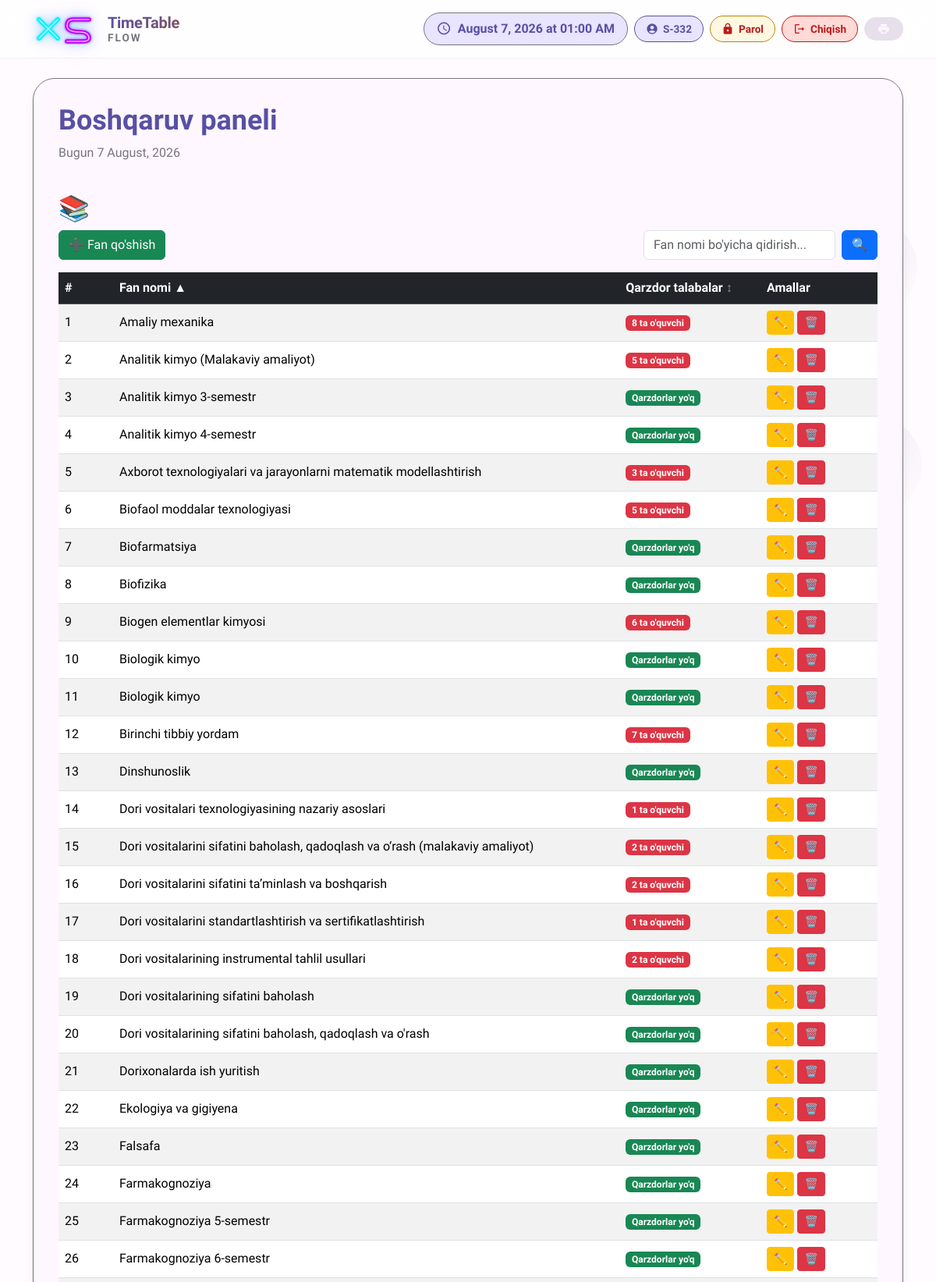
The page /raspisaniya/subjects/ (signed in, upper part) on the database its author committed.
### raspisaniya/models.py (models this page shows, shortened)
class Subject(models.Model):
    name = models.CharField(max_length=100, unique=True)

### raspisaniya/views.py (the view)
# urls.py: path('subjects/', views.subject_list, name='subject_list'),
@login_required
def subject_list(request):
    q = request.GET.get('q', '').strip()
    sort_by = request.GET.get('sort_by', 'subject')  # subject yoki debt
    direction = request.GET.get('direction', 'asc')  # asc yoki desc
    subjects_queryset = Subject.objects.prefetch_related('debt_students').all()
    if q:
        subjects_queryset = subjects_queryset.filter(name__icontains=q)
    subjects_data = []
    for subj in subjects_queryset:
        subjects_data.append({
            'subject': subj,
            'debt_count': subj.debt_students.count()  # Qarzdorlar soni
        })
    is_reverse = (direction == 'desc')
    if sort_by == 'subject':
        subjects_data.sort(key=lambda x: (x['subject'].name or '').lower(), reverse=is_reverse)
    elif sort_by == 'debt':
        subjects_data.sort(key=lambda x: x['debt_count'], reverse=is_reverse)
    return render(request, 'raspisaniya/subject_list.html', {
        'subjects_data': subjects_data,
        'q': q,
        'sort_by': sort_by,
        'direction': direction,
    })

### templates/raspisaniya/subject_list.html (shortened to what this page needs)
{% extends 'raspisaniya/base.html' %}
{% block content %}
<h2>📚 Fanlar ro'yxati</h2>
<div class="d-flex justify-content-between align-items-center mb-3">
    <a href="{% url 'subject_create' %}" class="btn btn-success">➕ Fan qo'shish</a>
    <form method="get" class="d-flex gap-2" style="min-width:300px;">
        <input type="text" name="q" value="{{ q }}" class="form-control"
               placeholder="Fan nomi bo'yicha qidirish...">
        <button type="submit" class="btn btn-primary">🔍</button>
    </form>
</div>
{% if subjects_data %}
<table class="table table-striped table-hover align-middle">
    <thead class="table-dark">
        <tr>
            <th style="width: 70px; color: white;">#</th>
            <th>
                <a href="?q={{ q }}&sort_by=subject&direction={% if sort_by == 'subject' and direction == 'asc' %}desc{% else %}asc{% endif %}" class="text-decoration-none text-white d-inline-flex align-items-center gap-1">
                    Fan nomi
                    {% if sort_by == 'subject' %}
                        {% if direction == 'asc' %}<span class="text-white">▲</span>{% else %}<span class="text-white">▼</span>{% endif %}
                    {% else %}
                        <span class="text-white" style="opacity: 0.5;">↕</span>
                    {% endif %}
                </a>
            </th>
            <th>
                <a href="?q={{ q }}&sort_by=debt&direction={% if sort_by == 'debt' and direction == 'asc' %}desc{% else %}asc{% endif %}" class="text-decoration-none text-white d-inline-flex align-items-center gap-1">
                    Qarzdor talabalar
                    {% if sort_by == 'debt' %}
                        {% if direction == 'asc' %}<span class="text-white">▲</span>{% else %}<span class="text-white">▼</span>{% endif %}
                    {% else %}
                        <span class="text-white" style="opacity: 0.5;">↕</span>
                    {% endif %}
                </a>
            </th>
            <th style="width: 150px; color: white;">Amallar</th>
        </tr>
    </thead>
    <tbody>
        {% for item in subjects_data %}
        <tr>
            <td>{{ forloop.counter }}</td>
            <td>{{ item.subject.name }}</td>
            <td>
                {% if item.debt_count > 0 %}
                    <a href="{% url 'subject_students' item.subject.pk %}" class="badge bg-danger text-decoration-none">
                        {{ item.debt_count }} ta o'quvchi
                    </a>
                {% else %}
                    <span class="badge bg-success">Qarzdorlar yo'q</span>
                {% endif %}
            </td>
            <td>
                <a href="{% url 'subject_update' item.subject.pk %}" class="btn btn-sm btn-warning">✏️</a>
                <a href="{% url 'subject_delete' item.subject.pk %}" class="btn btn-sm btn-danger">🗑️</a>
            </td>
        </tr>
        {% endfor %}
    </tbody>
</table>
{% else %}
<div class="alert alert-info">
    {% if q %}"{{ q }}" bo'yicha hech narsa topilmadi.{% else %}Hozircha fanlar mavjud emas.{% endif %}
</div>
{% endif %}
{% endblock %}

### templates/raspisaniya/base.html (shortened to what this page needs)
{% load static %}
<!DOCTYPE html>
<html lang="uz">
<head>
    <link href="https://cdn.jsdelivr.net/npm/bootstrap@5.3.2/dist/css/bootstrap.min.css" rel="stylesheet">
</head>
<body>
    <div class="bubbles" id="bubbles"></div>
    <div class="app-bar" id="appBar">
        <div class="container">
            <div class="d-flex justify-content-between align-items-center">
                <div class="d-flex align-items-center gap-3">
                    <a href="{% url 'reset_database' %}" class="xs-main-logo" title="Reset Database" style="text-decoration: none; display: inline-block;">
                    </a>
                    <a href="{% url 'lesson_list' %}" class="text-decoration-none">
                        <div style="line-height:1.15;">
                            <div style="font-size:1.25rem;font-weight:800;background:linear-gradient(135deg,var(--md-primary),var(--md-tertiary));-webkit-background-clip:text;-webkit-text-fill-color:transparent;letter-spacing:-0.3px;">TimeTable</div>
                            <div style="font-size:0.85rem;font-weight:600;color:var(--md-outline);letter-spacing:2px;text-transform:uppercase;">Flow</div>
                        </div>
                    </a>
                </div>
                <div class="d-flex gap-2 align-items-center flex-wrap">
                    <div class="current-time">
                        <span class="material-icons-round">schedule</span>
                        <span id="timeDisplay">--:--</span>
                    </div>
                    {% if user.is_authenticated %}
                    <div class="user-chip">
                        <span class="material-icons-round">
                        </span>
                        {{ user.get_full_name|default:user.username }}
                    </div>
                    <a href="{% url 'change_password' %}" class="logout-chip" style="background:#fff8e1; color:#b8860b; border-color:#b8860b;">
                        <span class="material-icons-round">lock</span>Parol
                    </a>
                    <a href="{% url 'logout' %}" class="logout-chip">
                        <span class="material-icons-round">logout</span>Chiqish
                    </a>
                    {% endif %}
                    <button class="md-chip" onclick="window.print()">
                        <span class="material-icons-round">print</span>
                    </button>
                </div>
            </div>
        </div>
    </div>
    <div class="container">
        <div class="md-surface">
            <div class="d-flex justify-content-between align-items-center mb-4">
                <div>
                    <h1 class="display-small d-inline-flex align-items-center gap-2">
                        {% block page_title %}Boshqaruv paneli{% endblock %}
                    </h1>
                    <p class="body-large">{% block page_subtitle %}Bugun {% now "j F, Y" %}{% endblock %}</p>
                </div>
            </div>
            {% block content %}{% endblock %}
        </div>
    </div>
</body>
</html>

### templates/raspisaniya/base.html (style rules this page uses)
* { margin: 0; padding: 0; box-sizing: border-box; }
:root { --md-primary: #5850a4; --md-primary-container: #e9e4ff; --md-secondary: #625b71; --md-secondary-container: #e8def8; --md-tertiary: #7d5260; --md-tertiary-container: #ffd8e4; --md-surface: #fef7ff; --md-surface-variant: #e7e0ec; --md-background: #fffbfe; --md-error: #ba1a1a; --md-error-container: #ffdad6; --md-outline: #79747e; --md-shadow: 0 4px 6px -2px rgba(0,0,0,0.05), 0 10px 15px -3px rgba(0,0,0,0.1); }
body { font-family: 'Plus Jakarta Sans', sans-serif; background: var(--md-background); color: var(--md-surface); transition: all 0.3s ease; min-height: 100vh; position: relative; }
.bubbles { position: fixed; width: 100%; height: 100%; z-index: -1; overflow: hidden; top: 0; left: 0; }
.app-bar { background: rgba(255,255,255,0.8); backdrop-filter: blur(20px); -webkit-backdrop-filter: blur(20px); border-bottom: 1px solid rgba(0,0,0,0.05); padding: 1rem 0; position: fixed; width: 100%; top: 0; z-index: 1000; transition: all 0.3s ease; }
.user-chip { display: inline-flex; align-items: center; gap: 6px; padding: 6px 14px; border-radius: 40px; background: var(--md-primary-container); color: var(--md-primary) !important; font-weight: 600; font-size: 0.85rem; border: 1px solid var(--md-primary); }
.user-chip .material-icons-round { font-size: 1rem; color: inherit; }
.logout-chip { display: inline-flex; align-items: center; gap: 6px; padding: 6px 14px; border-radius: 40px; background: #ffdad6; color: #ba1a1a !important; font-weight: 600; font-size: 0.85rem; border: 1px solid #ba1a1a; text-decoration: none; transition: all 0.2s ease; }
.logout-chip .material-icons-round { font-size: 1rem; color: inherit; }
.xs-main-logo { display: inline-flex; text-decoration: none; transition: transform 0.25s cubic-bezier(0.4,0,0.2,1), filter 0.25s ease; filter: drop-shadow(0 0 6px rgba(34,211,238,0.4)) drop-shadow(0 0 12px rgba(168,85,247,0.3)); }
.current-time { display: flex; align-items: center; gap: 8px; padding: 8px 16px; background: var(--md-primary-container); border-radius: 32px; color: var(--md-primary); font-weight: 600; border: 1px solid var(--md-outline); }
.current-time .material-icons-round { font-size: 1.2rem; }
.md-surface { background: var(--md-surface); border-radius: 28px; box-shadow: var(--md-shadow); padding: 2rem; margin-top: 100px; margin-bottom: 2rem; border: 1px solid var(--md-outline); transition: all 0.3s ease; animation: surfaceAppear 0.6s ease; }
.md-chip { display: inline-flex; align-items: center; gap: 8px; padding: 6px 16px; border-radius: 32px; background: var(--md-surface-variant); color: var(--md-surface); font-size: 0.9rem; font-weight: 500; border: 1px solid transparent; transition: all 0.2s ease; cursor: pointer; }
.md-chip .material-icons-round { font-size: 1rem; }
.display-small { font-size: 2.25rem; font-weight: 800; line-height: 1.2; color: var(--md-primary); }
.body-large { font-size: 1rem; line-height: 1.5; color: var(--md-outline); }

### rows shown on the page
Subject: subject.name "Amaliy mexanika", debt_count "8"
Subject: subject.name "Analitik kimyo (Malakaviy amaliyot)", debt_count "5"
Subject: subject.name "Analitik kimyo 3-semestr", shows "Qarzdorlar yo'q"
Subject: subject.name "Analitik kimyo 4-semestr", shows "Qarzdorlar yo'q"
Subject: subject.name "Axborot texnologiyalari va jarayonlarni matematik modellashtirish", debt_count "3"
Subject: subject.name "Biofaol moddalar texnologiyasi", debt_count "5"
Subject: subject.name "Biofarmatsiya", shows "Qarzdorlar yo'q"
Subject: subject.name "Biofizika", shows "Qarzdorlar yo'q"
Subject: subject.name "Biogen elementlar kimyosi", debt_count "6"
Subject: subject.name "Biologik kimyo", shows "Qarzdorlar yo'q"
Subject: subject.name "Biologik kimyo", shows "Qarzdorlar yo'q"
Subject: subject.name "Birinchi tibbiy yordam", debt_count "7"
Subject: subject.name "Dinshunoslik", shows "Qarzdorlar yo'q"
Subject: subject.name "Dori vositalari texnologiyasining nazariy asoslari", debt_count "1"
Subject: subject.name "Dori vositalarini sifatini baholash, qadoqlash va o‘rash (malakaviy amaliyot)", debt_count "2"
Subject: subject.name "Dori vositalarini sifatini ta’minlash va boshqarish", debt_count "2"
Subject: subject.name "Dori vositalarini standartlashtirish va sertifikatlashtirish", debt_count "1"
Subject: subject.name "Dori vositalarining instrumental tahlil usullari", debt_count "2"
Subject: subject.name "Dori vositalarining sifatini baholash", shows "Qarzdorlar yo'q"
Subject: subject.name "Dori vositalarining sifatini baholash, qadoqlash va o'rash", shows "Qarzdorlar yo'q"
Subject: subject.name "Dorixonalarda ish yuritish", shows "Qarzdorlar yo'q"
Subject: subject.name "Ekologiya va gigiyena", shows "Qarzdorlar yo'q"
Subject: subject.name "Falsafa", shows "Qarzdorlar yo'q"
Subject: subject.name "Farmakognoziya", shows "Qarzdorlar yo'q"
Subject: subject.name "Farmakognoziya 5-semestr", shows "Qarzdorlar yo'q"
Subject: subject.name "Farmakognoziya 6-semestr", shows "Qarzdorlar yo'q"

### other values the page prints
{{ user.get_full_name|default:user.username }} "S-332"
